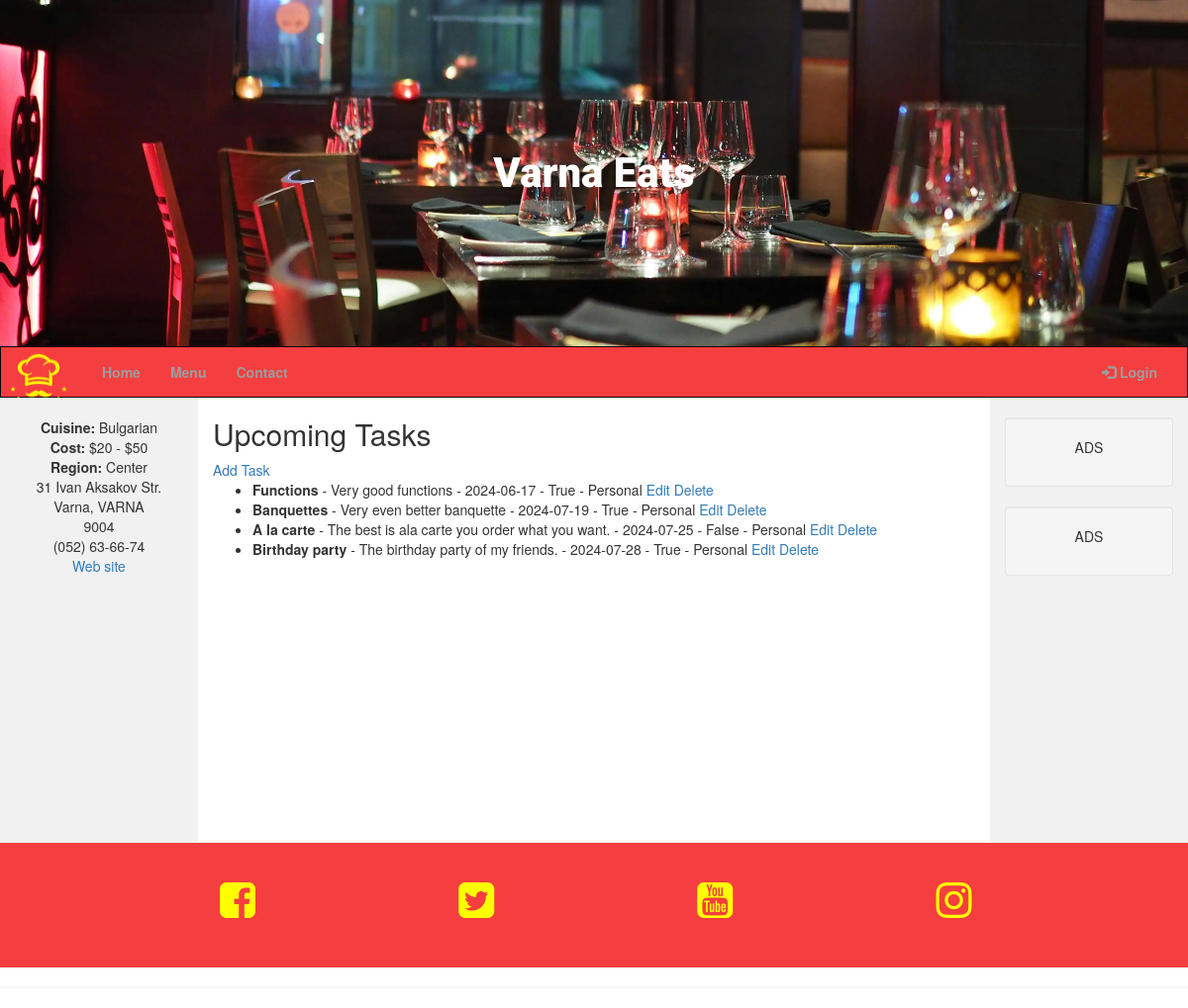
The page /tasks on the database its author committed.
### run.py (models this page shows, shortened)
class Task(db.Model):
    id = db.Column(db.Integer, primary_key=True)
    task_name = db.Column(db.String(50), unique=True, nullable=False)
    task_description = db.Column(db.Text, nullable=False)
    is_urgent = db.Column(db.Boolean, default=False, nullable=False)
    due_date = db.Column(db.Date, nullable=False)
    category_id = db.Column(db.Integer, db.ForeignKey("category.id", ondelete="CASCADE"), nullable=False)

class Category(db.Model):
    id = db.Column(db.Integer, primary_key=True)
    category_name = db.Column(db.String(25), unique=True, nullable=False)
    tasks = db.relationship("Task", backref="category", cascade="all, delete", lazy=True)

### run.py (the view)
@app.route("/tasks")
def tasks():
    try:
        tasks = Task.query.all()
        categories = Category.query.all()
        return render_template("tasks.html", tasks=tasks, categories=categories)
    except Exception as e:
        print(f"Error: {e}")
        flash("An error occurred while loading tasks.", "danger")
        return redirect(url_for("home"))

### taskmanager/templates/tasks.html (shortened to what this page needs)
{% extends "base.html" %}
{% block content %}
<h2>Upcoming Tasks</h2>
<a href="{{ url_for('add_task') }}">Add Task</a>
<ul>
    {% for task in tasks %}
        <li>
            <strong>{{ task.task_name }}</strong> - {{ task.task_description }} - {{ task.due_date }} - {{ task.is_urgent }} - {{ task.category.category_name }}
            <a href="{{ url_for('update_task', task_id=task.id) }}">Edit</a>
            <a href="#" data-task-id="{{ task.id }}" class="delete-link">Delete</a>
        </li>
    {% endfor %}
</ul>
{% endblock %}

### taskmanager/static/css/style.css (style rules this page uses)
::placeholder { color: white; }

### rows shown on the page
Task: task_name "Functions", task_description "Very good functions", due_date "2024-06-17", is_urgent "True", category.category_name "Personal"
Task: task_name "Banquettes", task_description "Very even better banquette", due_date "2024-07-19", is_urgent "True", category.category_name "Personal"
Task: task_name "A la carte", task_description "The best is ala carte you order what you want.", due_date "2024-07-25", is_urgent "False", category.category_name "Personal"
Task: task_name "Birthday party", task_description "The birthday party of my friends.", due_date "2024-07-28", is_urgent "True", category.category_name "Personal"
